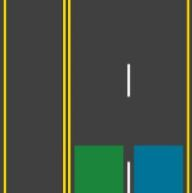
//> input picture OPENCV/4.jpg, 192 x 193 px
$ ./cv_Origin   (built with g++ and OpenCV 4)
//> lines starting //> are read from the running program, lines starting //| are printed output that depends on the picture; after the words box and inside, x2 and y2 are one past the last pixel; in counts of white or black regions, pixels touching at a corner belong together
#include <opencv2/opencv.hpp>
#include <vector>
#include <iostream>
using namespace cv;
int iLowH = 0;
int iHighH = 180;
int iLowS = 0;
int iHighS = 26;
int iLowV = 234;
int iHighV = 255;

void Starline(int ,void *)
{
    Mat src_color = imread("4.jpg");
//> src_color is the input picture: 193 rows x 192 cols, CV_8UC3; mean B, G, R 66.7, 80.1, 67.9
    if(src_color.empty())
    {
        return;
    }
    /**HSVimge*/
    Mat imgHSV;//translate to the HSV IMGE
    cvtColor(src_color, imgHSV, COLOR_BGR2HSV); //Convert the captured frame from BGR to HSV
//> imgHSV: 193 rows x 192 cols, CV_8UC3; mean H, S, V 30.8, 57.4, 84.6
    /**3chanleImage*/
    std::vector<Mat> hsvSplit;
    split(imgHSV, hsvSplit);
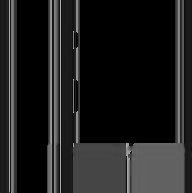
//> hsvSplit[0]: 193 rows x 192 cols, CV_8UC1; min 0, max 177, mean 30.8
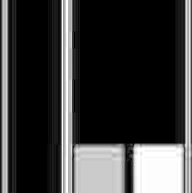
//> hsvSplit[1]: 193 rows x 192 cols, CV_8UC1; min 0, max 255, mean 57.4
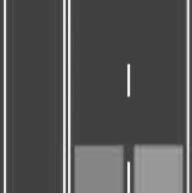
//> hsvSplit[2]: 193 rows x 192 cols, CV_8UC1; min 58, max 251, mean 84.6
    equalizeHist(hsvSplit[2],hsvSplit[2]);//Hist value;
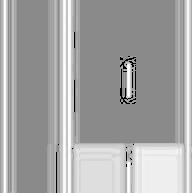
//> hsvSplit[2]: 193 rows x 192 cols, CV_8UC1; min 0, max 255, mean 165.1
    merge(hsvSplit,imgHSV);//merge the chanles;
//> imgHSV: 193 rows x 192 cols, CV_8UC3; mean H, S, V 30.8, 57.4, 165.1
    //pick color;
    Mat imgThresholded; //Threshold range contoral;
    inRange(imgHSV,Scalar(iLowH, iLowS, iLowV),Scalar(iHighH, iHighS, iHighV),imgThresholded); //Threshold the image
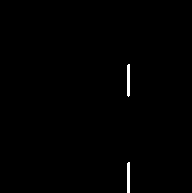
//> imgThresholded: 193 rows x 192 cols, CV_8UC1; 0.51% white; 2 white regions, box (x1, y1, x2, y2) and area: (127, 64, 130, 97) 96, (127, 162, 130, 193) 92
    Mat element = getStructuringElement(MORPH_RECT, Size(3,3));
    morphologyEx(imgThresholded, imgThresholded, MORPH_OPEN, element);
//> imgThresholded: 193 rows x 192 cols, CV_8UC1; 0.49% white; 2 white regions, box (x1, y1, x2, y2) and area: (127, 65, 130, 96) 93, (127, 163, 130, 193) 90
    morphologyEx(imgThresholded, imgThresholded, MORPH_CLOSE, element);
    medianBlur(imgThresholded,imgThresholded,3);
//> imgThresholded: 193 rows x 192 cols, CV_8UC1; 0.48% white; 2 white regions, box (x1, y1, x2, y2) and area: (127, 65, 130, 96) 89, (127, 163, 130, 193) 88

    imshow("thre",imgThresholded);
    Mat imgcanny;
    Canny(imgThresholded,imgcanny,100,300);
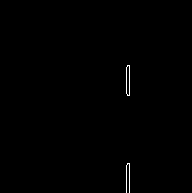
//> imgcanny: 193 rows x 192 cols, CV_8UC1; 0.34% white in thin lines or dots, all inside (x1, y1, x2, y2) = (126, 65, 130, 193)

    imshow("canny",imgcanny);

    std::vector<std::vector<Point>>  contours;
    std::vector<Vec4i>  points;
    findContours(imgcanny,contours,points,RETR_EXTERNAL,CHAIN_APPROX_NONE,Point(0,0));
//> contours = 2 contours, 1 with area under 20; largest, box (x1, y1, x2, y2) and area: (126, 65, 130, 96) 87; points = 2 items: [1, -1, -1, -1], [-1, 0, -1, -1]
    std::vector<std::vector<Point>> contours_ploy(contours.size());
//> contours_ploy = 2 empty contours
    std::vector<Rect> ploy_rects(contours.size());

    for(size_t i = 0;i < contours.size() ; i++)
    {
        approxPolyDP(Mat(contours[i]),contours_ploy[i],45,true);
        ploy_rects[i] = boundingRect(contours_ploy[i]);
    }
//> this loop made 2 passes
    Mat imgdraw;

    src_color.copyTo(imgdraw);
    for ( size_t i = 0;i < ploy_rects.size();i++)
    {
        rectangle(imgdraw,ploy_rects[i],Scalar(0,0,255),2,8);
    }
//> imgdraw: 193 rows x 192 cols, CV_8UC3; 10 pixels changed, all inside (x1, y1, x2, y2) = (126, 64, 129, 165)

    imshow("org",imgdraw);

}


int main ()
{
    namedWindow("adjust",WINDOW_FREERATIO);
    createTrackbar("iLowH","adjust",&iLowH,180,Starline);
    createTrackbar("iHigH","adjust",&iHighH,180,Starline);
    createTrackbar("iLowS","adjust",&iLowS,255,Starline);
    createTrackbar("iHigS","adjust",&iHighS,255,Starline);
    createTrackbar("iLowV","adjust",&iLowV,255,Starline);
    createTrackbar("iHigV","adjust",&iHighV,255,Starline);
    Starline(0,0);
    waitKey();
    return 0;
}

$ run again, with OPENCV/10.jpg copied over OPENCV/4.jpg
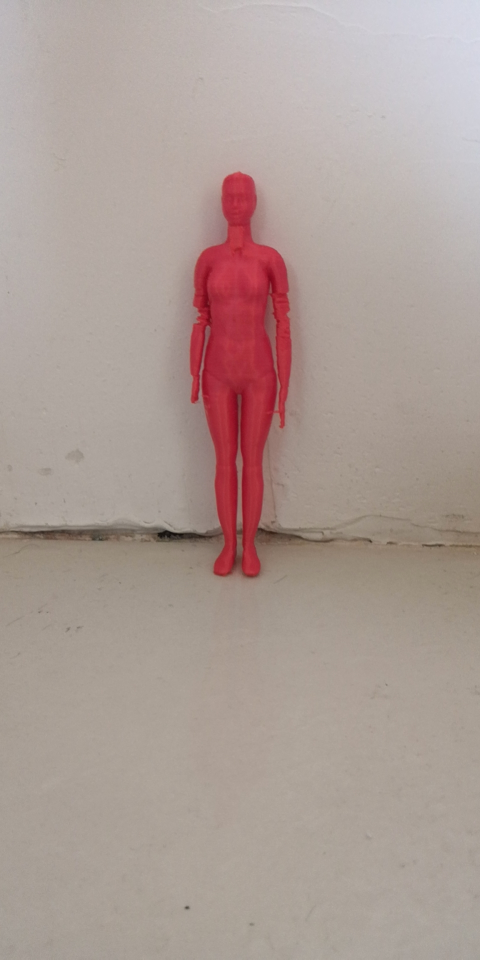
//> input picture OPENCV/10.jpg, 960 x 1920 px (shown at 1/2 size)
//> in Starline, src_color is the input picture: 1920 rows x 960 cols, CV_8UC3; mean B, G, R 150, 156.1, 172.4
//> in Starline, `inRange(imgHSV,Scalar(iLowH, iLowS, iLowV),Scalar(iHighH, iHighS, iHig..`:
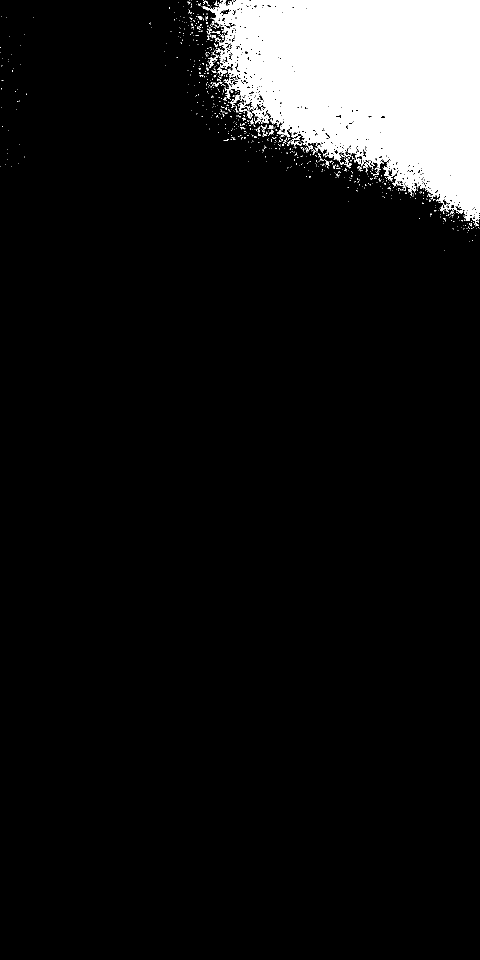
//> imgThresholded: 1920 rows x 960 cols, CV_8UC1 (shown at 1/2 size); 8.8% white; 823 white regions (777 under 20 px), largest, box (x1, y1, x2, y2) and area: (405, 0, 960, 452) 157335, (434, 128, 454, 153) 148, (416, 114, 435, 133) 118
//> imgcanny: 1920 rows x 960 cols, CV_8UC1; 0.23% white in thin lines or dots, all inside (x1, y1, x2, y2) = (383, 0, 960, 442)
//> contours = 140 contours, 93 with area under 20; largest, box (x1, y1, x2, y2) and area: (407, 0, 840, 380) 217, (512, 184, 529, 204) 169, (441, 17, 461, 30) 138, (465, 14, 485, 30) 96, (842, 355, 855, 372) 92; points = 140 items, first 8: [1, -1, -1, -1], [2, 0, -1, -1], [3, 1, -1, -1], [4, 2, -1, -1], [5, 3, -1, -1], [6, 4, -1, -1], [7, 5, -1, -1], [8, 6, -1, -1]
//> in Starline, `std::vector<std::vector<Point>> contours_ploy(contours.size());`: contours_ploy = 140 empty contours
//> the loop in Starline, `for(size_t i = 0;i < contours.size() ; i++)` made 140 passes
//> after the loop in Starline, `for(size_t i = 0;i < contours.size() ; i++)`: contours_ploy = 140 contours, 139 with area under 20; largest, box (x1, y1, x2, y2) and area: (407, 0, 840, 372) 138; ploy_rects = 140 Rects (x, y, width, height), first 8: [951, 424, 1, 1], [918, 422, 1, 1], [949, 416, 1, 1], [899, 412, 1, 1], [892, 412, 1, 1], [907, 404, 1, 1], [900, 399, 1, 1], [817, 379, 1, 1]
//> the loop in Starline, `for ( size_t i = 0;i < ploy_rects.size();i++)` made 140 passes
//> after the loop in Starline, `for ( size_t i = 0;i < ploy_rects.size();i++)`:
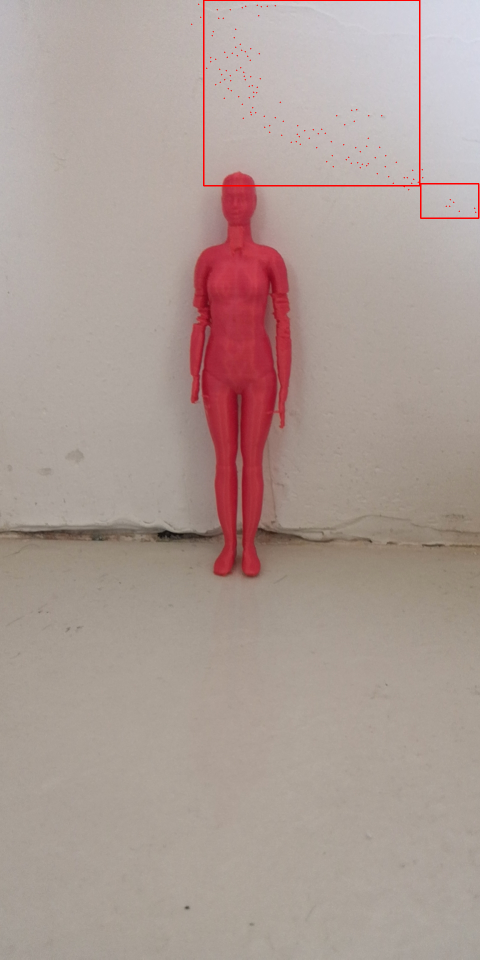
//> imgdraw: 1920 rows x 960 cols, CV_8UC3 (shown at 1/2 size); 0.33% of pixels changed, all inside (x1, y1, x2, y2) = (382, 0, 959, 438)

$ run again, with OPENCV/15.jpg copied over OPENCV/4.jpg
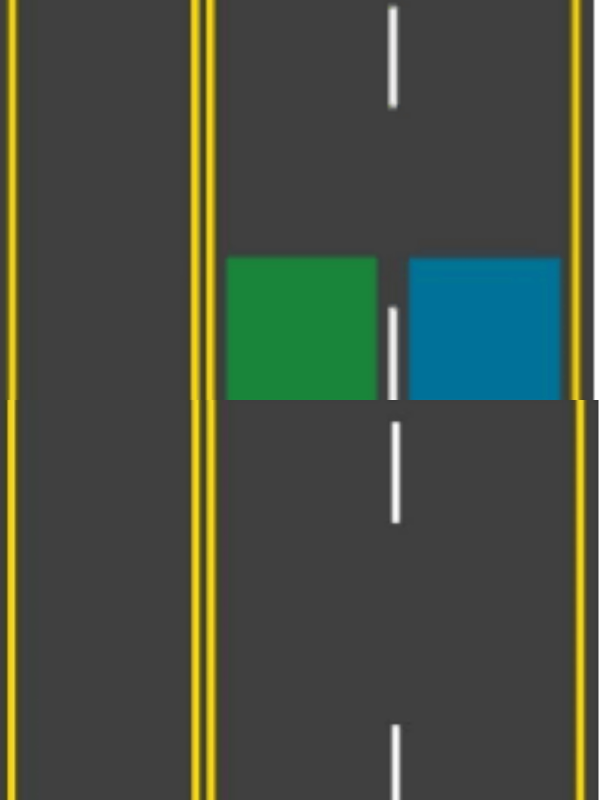
//> input picture OPENCV/15.jpg, 1800 x 2400 px (shown at 1/3 size)
//> in Starline, src_color is the input picture: 2400 rows x 1800 cols, CV_8UC3; mean B, G, R 66.3, 79.1, 70.8
//> in Starline, `inRange(imgHSV,Scalar(iLowH, iLowS, iLowV),Scalar(iHighH, iHighS, iHig..`:
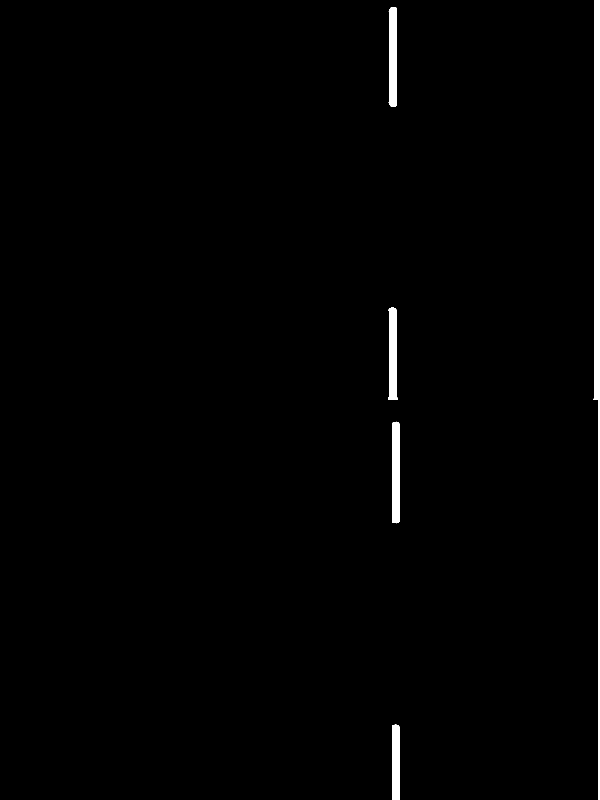
//> imgThresholded: 2400 rows x 1800 cols, CV_8UC1 (shown at 1/3 size); 1.2% white; 5 white regions, box (x1, y1, x2, y2) and area: (1781, 0, 1800, 2400) 27603, (1166, 21, 1191, 321) 7086, (1176, 1265, 1199, 1570) 6922, (1166, 922, 1192, 1200) 6629, (1176, 2174, 1199, 2400) 5155
//> in Starline, `Canny(imgThresholded,imgcanny,100,300);`:
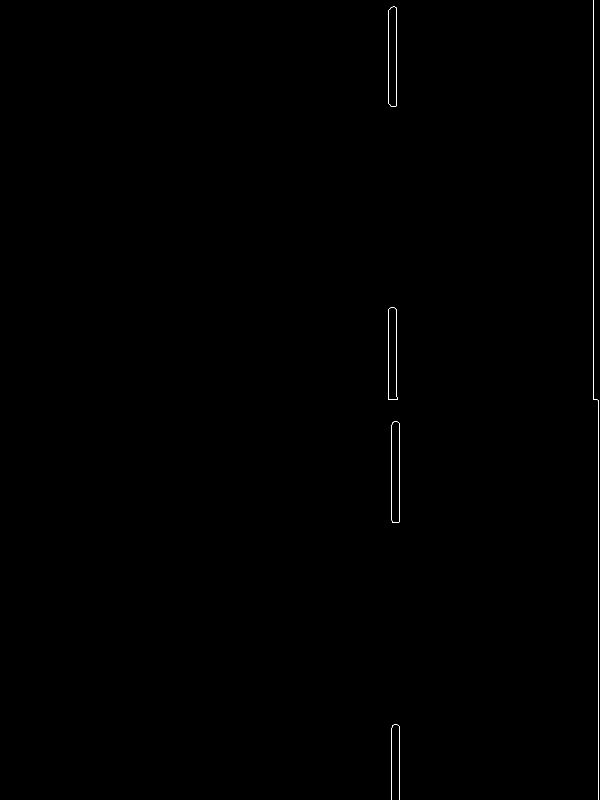
//> imgcanny: 2400 rows x 1800 cols, CV_8UC1 (shown at 1/3 size); 0.11% white in thin lines or dots, all inside (x1, y1, x2, y2) = (1165, 0, 1795, 2400)
//> contours = 5 contours, 2 with area under 20; largest, box (x1, y1, x2, y2) and area: (1166, 20, 1191, 321) 7080, (1175, 1265, 1199, 1569) 6918, (1165, 921, 1192, 1200) 6617; points = 5 items: [1, -1, -1, -1], [2, 0, -1, -1], [3, 1, -1, -1], [4, 2, -1, -1], [-1, 3, -1, -1]
//> contours_ploy = 5 empty contours
//> the loop in Starline, `for(size_t i = 0;i < contours.size() ; i++)` made 5 passes
//> the loop in Starline, `for ( size_t i = 0;i < ploy_rects.size();i++)` made 5 passes
